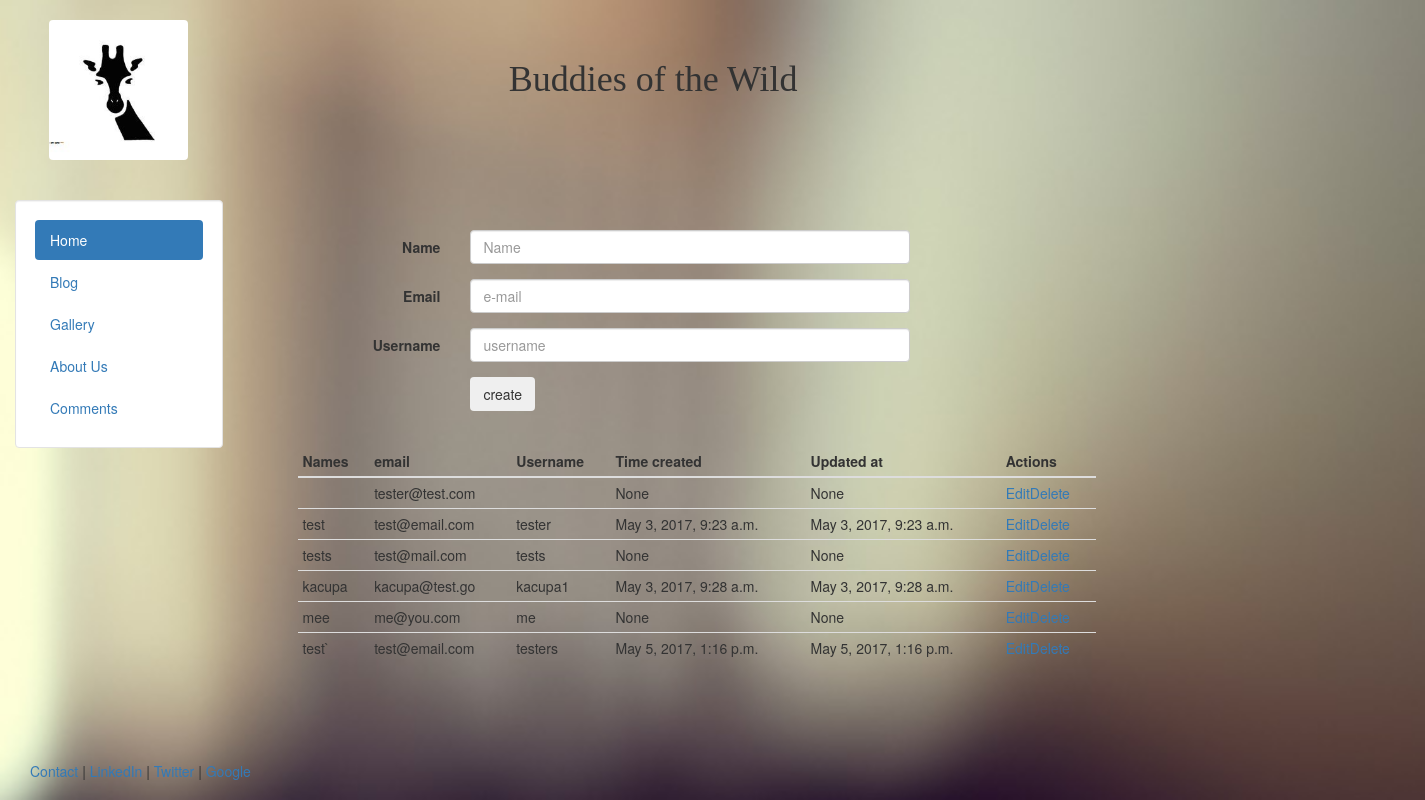
Screenshot of /blog/ with the database file from the repository.
### blog/models.py (models this page shows)
class Blog(models.Model):
    name = models.CharField(max_length=160)
    email = models.CharField(max_length=140)
    username = models.CharField(max_length=60)
    time_created = models.DateTimeField(auto_now_add = True)
    time_updated = models.DateTimeField(auto_now = True)

### blog/views.py (the view)
def index(request):
    blogs = Blog.objects.all()
    context = {'blogs':blogs}
    return render(request, 'blog/blog.html', context)

### blog/templates/blog/blog.html (shortened to what this page needs)
{% extends "personal/header.html" %}
{% block content %}
<div class="row" style="padding: 30px">
    <form class="form-horizontal" action="/create" method="post">
        <div class="form-group">
            <label class="col-sm-2 control-label" for="name">Name</label>
            <div class="col-sm-5">
                <input type="text" class="form-control" name="name" placeholder="Name">
            </div>
        </div>
        <div class="form-group">
            <label class="control-label col-sm-2" for="email"> Email</label>
            <div class="col-sm-5"><input class="form-control" type="email" name="email" placeholder="e-mail"></div>
        </div>
        <div class="form-group">
            <label class="col-sm-2 control-label" for="username">Username</label>
            <div class="col-sm-5">
                <input class="form-control" type="text" name="username" placeholder="username">
            </div>
        </div>
        <div class="form-group"><div class="col-sm-2"></div><div class="col-sm-4"><input class="btn" type="submit" value="create"></div></div>
    </form><br>
    <div class="container">
        <table class="table table-condensed" style="width:70%;">
        <thead>
            <tr >
                <th>Names</th>
                <th>email</th>
                <th>Username</th>
                <th>Time created</th>
                <th>Updated at</th>
                <th>Actions</th>
            </tr>
        </thead>
        <tbody>
            {% for blog in  blogs  %}
                <tr>
                    <td>{{ blog.name }}</td>
                    <td>{{ blog.email }}</td>
                    <td>{{ blog.username }}</td>
                    <td>{{ blog.time_created }}</td>
                    <td>{{ blog.time_updated }}</td>
                    <td><a href="/edit/{{ blog.id }}">Edit</a><a href="/delete/{{ blog.id }}">Delete</a></td>
                </tr>
            {% endfor %}
        </tbody>
    </table>
    </div>
</div>
{% endblock %}

### personal/templates/personal/header.html (shortened to what this page needs)
<!Doctype HTML>
<html>
    <head>
        {% load staticfiles %}
        <link rel="stylesheet" href="{% static '/personal/css/bootstrap.css' %}" type="text/css">
    </head>
    <body class="body">
        <div class="container-fluid" style="min-height: 95%;">
            <div class="row">
                <div class="col-sm-2">
                    <center>
                        <img src="{% static 'personal/img/giraffe.jpg' %}" class="img-responsive" alt="face"  style="height:140px">
                    </center>
                </div>
                <div class="col-sm-7" id="header"><br>
                    <center><h1>Buddies of the Wild</h1></center>
                </div>
            </div>
                <div class="row">
                    <div class="col-sm-2">
                        <br>
                        <br>
                        <div class="well bs-sidebar" id="sidebar" style="background-color:#fff">
                            <ul class="nav nav-pills nav-stacked">
                                <li class="active"><a href="#">Home</a></li>
                                <li><a href="/blog/">Blog</a></li>
                                <li><a href="/contact/">Gallery</a></li>
                                <li><a href="/about/">About Us</a></li>
                                <li><a href="/tables/">Comments</a></li>
                            </ul>
                        </div>
                    </div>
                    <div class="col-sm-10">
                        <div class="container-fluid">
                            <br><br>
                            {% block content %}
                            {% endblock %}
                        </div>
                    </div>
                </div>
        </div>
            <footer>
                <div class="container-fluid" style="margin-left:15px">
                    <p><a href="#" target="_blank">Contact</a> | <a href="#" target="_blank">LinkedIn</a> | <a href="#" target="_blank">Twitter</a> | <a href="#" target="_blank">Google</a>
                    </p>
                </div>
            </footer>
    </body>
</html>

### rows the page displays
Blog: email "tester@test.com", time_created "None", time_updated "None"
Blog: name "test", email "test@email.com", username "tester", time_created "May 3, 2017, 9:23 a.m.", time_updated "May 3, 2017, 9:23 a.m."
Blog: name "tests", email "test@mail.com", username "tests", time_created "None", time_updated "None"
Blog: name "kacupa", email "kacupa@test.go", username "kacupa1", time_created "May 3, 2017, 9:28 a.m.", time_updated "May 3, 2017, 9:28 a.m."
Blog: name "mee", email "me@you.com", username "me", time_created "None", time_updated "None"
Blog: name "test`", email "test@email.com", username "testers", time_created "May 5, 2017, 1:16 p.m.", time_updated "May 5, 2017, 1:16 p.m."
